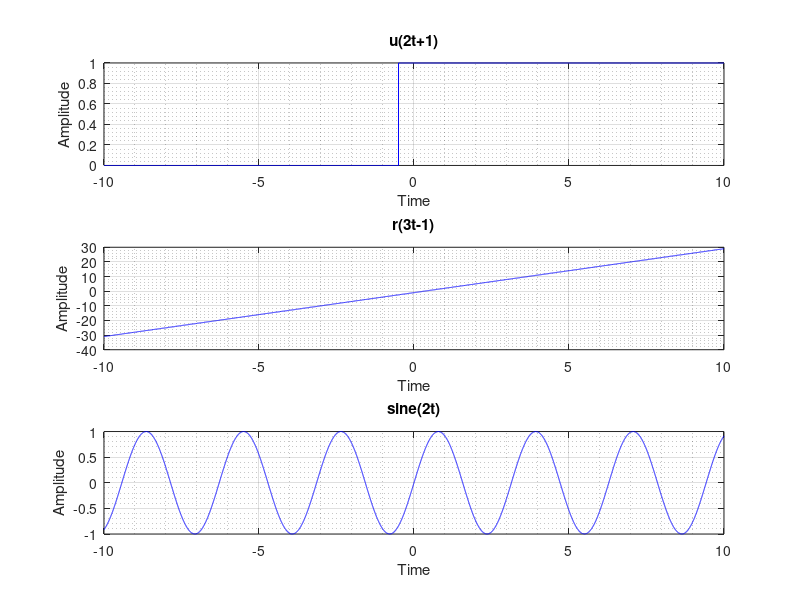

MATLAB code for this plot:
%   Program to generate signal of u(2t+1) , r(3t-1) and sine(2t)
clc, clear all;

t = -10:0.001:10;

% Unit fn.
u = zeros(size(t));
u (t>-0.5) = 1; % 2t+1 = 0 : t = -0.5

% Ramp fn.
r = 3*t-1;

% Sine fn.
s = sin(2*t);

figure('Name','Scaling','NumberTitle','off','Color','w')
subplot(3,1,1)
plot(t,u,'b'), grid on, grid minor
title('u(2t+1)')
xlabel('Time')
ylabel('Amplitude')

subplot(3,1,2)
plot(t,r,'b'), grid on, grid minor
title('r(3t-1)')
xlabel('Time')
ylabel('Amplitude')

subplot(3,1,3)
plot(t,s,'b'), grid on, grid minor
title('sine(2t)')
xlabel('Time')
ylabel('Amplitude')